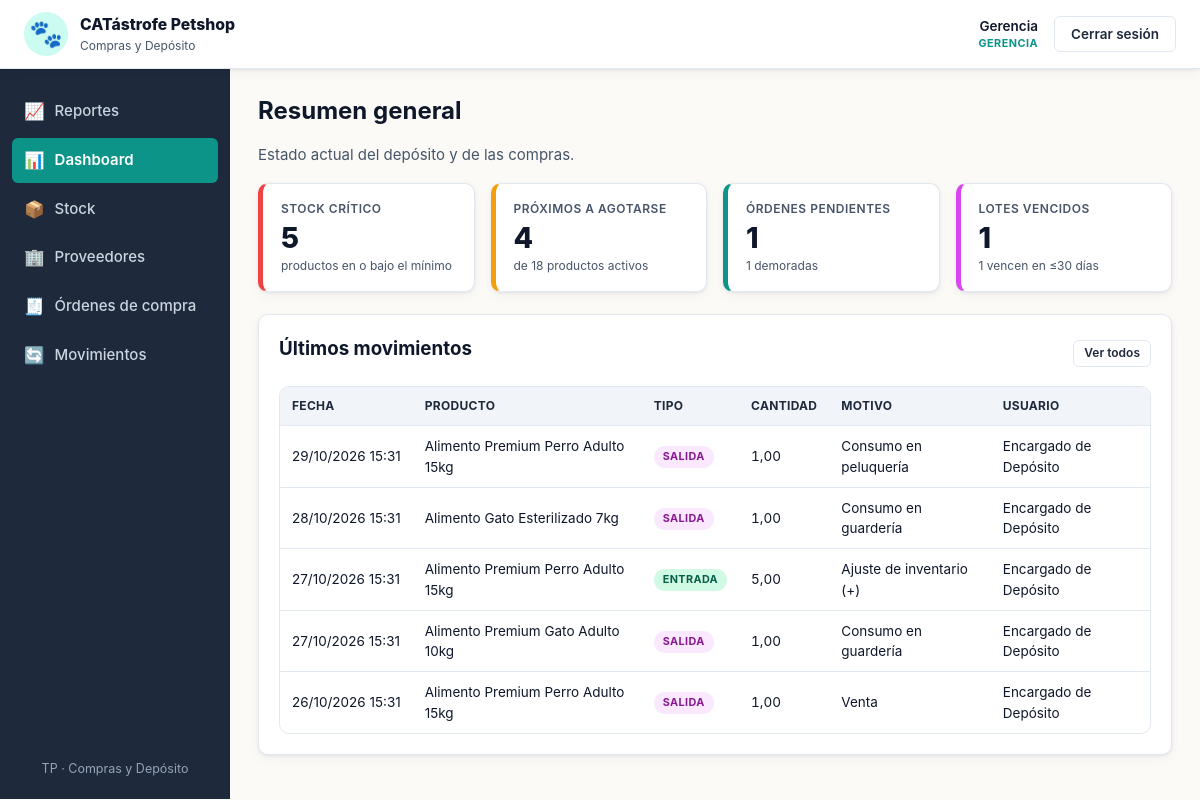
/views/dashboard.php (signed in), run on an earlier commit of the app's database.
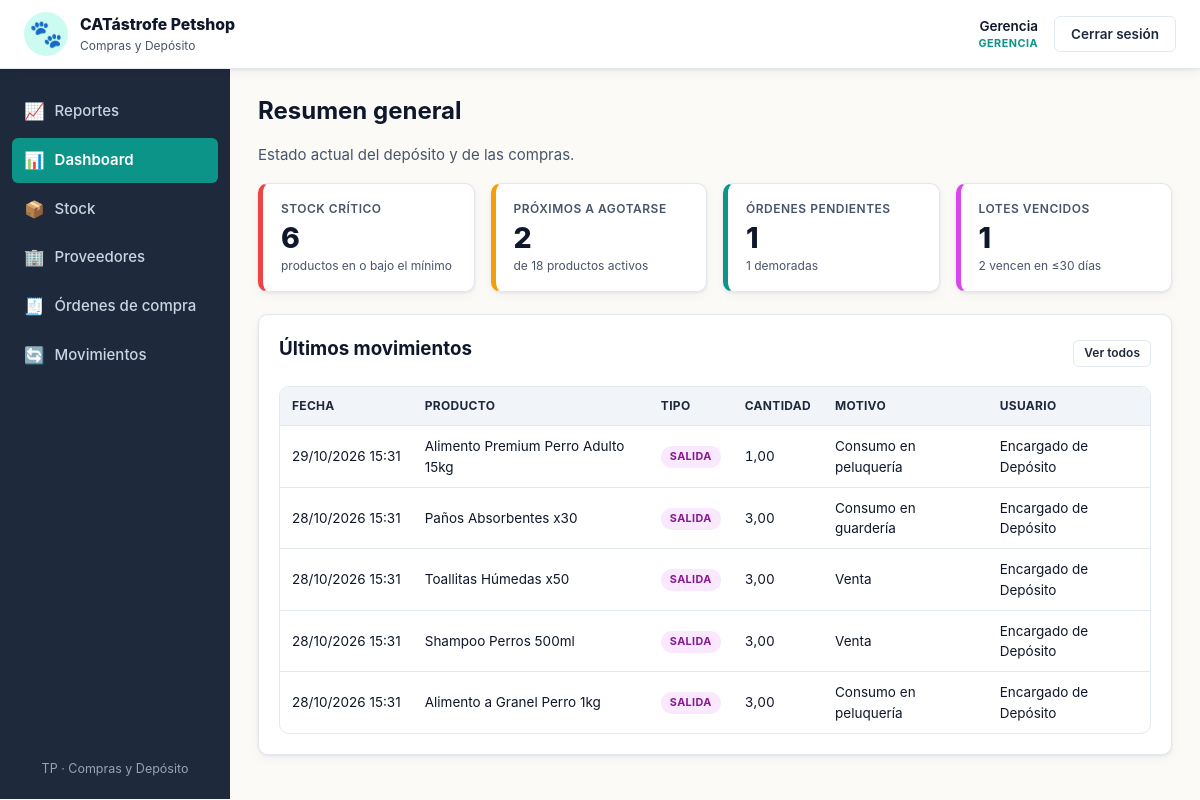
And on a later commit of the database.
### tables this page shows
CREATE TABLE movimientos_deposito (
    id                 INT AUTO_INCREMENT PRIMARY KEY,
    producto_id        INT NOT NULL,
    usuario_id         INT NOT NULL,
    motivo_id          INT NOT NULL,
    orden_id           INT NULL,
    tipo               ENUM('entrada','salida') NOT NULL,
    cantidad           DECIMAL(10,2) NOT NULL,
    fecha_vencimiento  DATE NULL,
    fecha              DATETIME NOT NULL DEFAULT CURRENT_TIMESTAMP,
    CONSTRAINT fk_mov_prod  FOREIGN KEY (producto_id) REFERENCES productos(id)           ON DELETE RESTRICT,
    CONSTRAINT fk_mov_user  FOREIGN KEY (usuario_id)  REFERENCES usuarios(id)            ON DELETE RESTRICT,
    CONSTRAINT fk_mov_mot   FOREIGN KEY (motivo_id)   REFERENCES motivos_movimiento(id)  ON DELETE RESTRICT,
    CONSTRAINT fk_mov_orden FOREIGN KEY (orden_id)    REFERENCES ordenes_compra(id)      ON DELETE RESTRICT,
    CONSTRAINT chk_mov_cant CHECK (cantidad > 0)
);

CREATE TABLE productos (
    id              INT AUTO_INCREMENT PRIMARY KEY,
    categoria_id    INT NOT NULL,
    proveedor_id    INT NOT NULL,
    nombre          VARCHAR(120) NOT NULL,
    descripcion     TEXT,
    stock_actual    DECIMAL(10,2) NOT NULL DEFAULT 0,
    stock_minimo    DECIMAL(10,2) NOT NULL DEFAULT 0,
    stock_maximo    DECIMAL(10,2) NOT NULL DEFAULT 0,
    unidad_medida   VARCHAR(20) NOT NULL DEFAULT 'unidad',
    activo          TINYINT(1) NOT NULL DEFAULT 1,
    CONSTRAINT fk_prod_cat  FOREIGN KEY (categoria_id) REFERENCES categorias(id) ON DELETE RESTRICT,
    CONSTRAINT fk_prod_prov FOREIGN KEY (proveedor_id) REFERENCES proveedores(id) ON DELETE RESTRICT,
    CONSTRAINT chk_prod_stock_actual CHECK (stock_actual >= 0),
    CONSTRAINT chk_prod_stock_min    CHECK (stock_minimo >= 0),
    CONSTRAINT chk_prod_stock_max    CHECK (stock_maximo >= stock_minimo)
);

CREATE TABLE motivos_movimiento (
    id          INT AUTO_INCREMENT PRIMARY KEY,
    codigo      VARCHAR(40) NOT NULL UNIQUE,
    nombre      VARCHAR(120) NOT NULL,
    tipo        ENUM('entrada','salida') NOT NULL,
    es_sistema  TINYINT(1) NOT NULL DEFAULT 0
);

CREATE TABLE usuarios (
    id              INT AUTO_INCREMENT PRIMARY KEY,
    nombre          VARCHAR(100) NOT NULL,
    usuario         VARCHAR(50)  NOT NULL UNIQUE,
    password_hash   VARCHAR(255) NOT NULL,
    rol             ENUM('encargado','gerencia') NOT NULL DEFAULT 'encargado',
    activo          TINYINT(1) NOT NULL DEFAULT 1,
    fecha_creacion  DATETIME NOT NULL DEFAULT CURRENT_TIMESTAMP
);

### includes/funciones.php (called while the page is built, shortened)
<?php
function e($v): string
{
    return htmlspecialchars((string)$v, ENT_QUOTES, 'UTF-8');
}

### views/dashboard.php (the view, shortened to what the changed rows need)
<?php
require_once __DIR__ . '/../config/db.php';
require_once __DIR__ . '/../includes/funciones.php';
$criticos = (int)$pdo->query(
    "SELECT COUNT(*) FROM productos WHERE activo = 1 AND stock_actual <= stock_minimo"
)->fetchColumn();
$proximos = (int)$pdo->query(
    "SELECT COUNT(*) FROM productos WHERE activo = 1 AND stock_actual > stock_minimo
     AND stock_actual <= stock_minimo * 1.2"
)->fetchColumn();
$totalProductos = (int)$pdo->query("SELECT COUNT(*) FROM productos WHERE activo = 1")->fetchColumn();
$lotes = obtener_lotes_peps($pdo);
$vencidos = 0;
$porVencer30 = 0;
foreach ($lotes as $l) {
    if ($l['dias_restantes'] < 0) {
        $vencidos++;
    } elseif ($l['dias_restantes'] <= 30) {
        $porVencer30++;
    }
}
$ultimos = $pdo->query(
    "SELECT m.*, p.nombre AS producto, u.nombre AS usuario, mo.nombre AS motivo
     FROM movimientos_deposito m
     JOIN productos p ON p.id = m.producto_id
     JOIN usuarios u  ON u.id = m.usuario_id
     JOIN motivos_movimiento mo ON mo.id = m.motivo_id
     ORDER BY m.fecha DESC, m.id DESC
     LIMIT 5"
)->fetchAll();
require __DIR__ . '/../includes/header.php';
?>
<h1>Resumen general</h1>
<div class="kpi-grid">
    <div class="kpi kpi-danger">
        <div class="kpi-label">Stock crítico</div>
        <div class="kpi-value"><?= $criticos ?></div>
        <div class="kpi-foot">productos en o bajo el mínimo</div>
    </div>
    <div class="kpi kpi-warn">
        <div class="kpi-label">Próximos a agotarse</div>
        <div class="kpi-value"><?= $proximos ?></div>
        <div class="kpi-foot">de <?= $totalProductos ?> productos activos</div>
    </div>
    <div class="kpi kpi-accent">
        <div class="kpi-label">Lotes vencidos</div>
        <div class="kpi-value"><?= $vencidos ?></div>
        <div class="kpi-foot"><?= $porVencer30 ?> vencen en ≤30 días</div>
    </div>
</div>
<div class="card">
    <div class="card-header">
        <h2>Últimos movimientos</h2>
    </div>
    <div class="table-wrap">
        <table class="table">
            <thead>
                <tr>
                    <th>Fecha</th><th>Producto</th><th>Tipo</th>
                    <th class="num">Cantidad</th><th>Motivo</th><th>Usuario</th>
                </tr>
            </thead>
            <tbody>
            <?php if (!$ultimos): ?>
                <tr><td colspan="6" class="muted">Sin movimientos registrados.</td></tr>
            <?php else: foreach ($ultimos as $mv): ?>
                <tr>
                    <td class="nowrap"><?= e(date('d/m/Y H:i', strtotime($mv['fecha']))) ?></td>
                    <td><?= e($mv['producto']) ?></td>
                    <td><span class="badge badge-<?= e($mv['tipo']) ?>"><?= e($mv['tipo']) ?></span></td>
                    <td class="num"><?= e(number_format((float)$mv['cantidad'], 2, ',', '.')) ?></td>
                    <td><?= e($mv['motivo']) ?></td>
                    <td><?= e($mv['usuario']) ?></td>
                </tr>
            <?php endforeach; endif; ?>
            </tbody>
        </table>
    </div>
</div>
<?php require __DIR__ . '/../includes/footer.php'; ?>

### includes/sidebar.php (shortened to what the changed rows need)
<?php
$archivo_actual = basename($_SERVER['SCRIPT_NAME'] ?? '');
$es_gerencia    = ($_SESSION['rol'] ?? '') === 'gerencia';
$menu = [
    ['archivo' => 'dashboard.php',   'url' => BASE_URL . 'views/dashboard.php',   'label' => 'Dashboard',          'icon' => '📊'],
    ['archivo' => 'stock.php',       'url' => BASE_URL . 'views/stock.php',       'label' => 'Stock',              'icon' => '📦'],
    ['archivo' => 'proveedores.php', 'url' => BASE_URL . 'views/proveedores.php', 'label' => 'Proveedores',        'icon' => '🏢'],
    ['archivo' => 'ordenes.php',     'url' => BASE_URL . 'views/ordenes.php',     'label' => 'Órdenes de compra',  'icon' => '🧾'],
    ['archivo' => 'movimientos.php', 'url' => BASE_URL . 'views/movimientos.php', 'label' => 'Movimientos',        'icon' => '🔄'],
    ['archivo' => 'usuarios.php',    'url' => BASE_URL . 'views/usuarios.php',    'label' => 'Usuarios',           'icon' => '👥'],
];
$reportes = ['archivo' => 'reportes.php', 'url' => BASE_URL . 'views/reportes.php', 'label' => 'Reportes', 'icon' => '📈'];
if ($es_gerencia) {
    $menu = array_values(array_filter($menu, function ($i) { return $i['archivo'] !== 'usuarios.php'; }));
}
$menu_final = $es_gerencia ? array_merge([$reportes], $menu) : array_merge($menu, [$reportes]);
?>
<aside class="sidebar">
    <nav>
        <?php foreach ($menu_final as $item):
            $active = ($archivo_actual === $item['archivo']);
        ?>
        <a href="<?= e($item['url']) ?>" class="nav-item<?= $active ? ' active' : '' ?>">
            <span class="nav-icon"><?= $item['icon'] ?></span>
            <span><?= e($item['label']) ?></span>
        </a>
        <?php endforeach; ?>
    </nav>
</aside>

What changed in the data, as far as the page shows it:
no longer on this page (row edited): movimientos_deposito: fecha "28/10/2026 15:31", producto.nombre "Alimento Gato Esterilizado 7kg", tipo "SALIDA", cantidad "1,00", motivo.nombre "Consumo en guardería", usuario.nombre "Encargado de Depósito"
no longer on this page (row edited): movimientos_deposito: fecha "27/10/2026 15:31", producto.nombre "Alimento Premium Perro Adulto 15kg", tipo "ENTRADA", cantidad "5,00", motivo.nombre "Ajuste de inventario (+)", usuario.nombre "Encargado de Depósito"
no longer on this page (row edited): movimientos_deposito: fecha "27/10/2026 15:31", producto.nombre "Alimento Premium Gato Adulto 10kg", tipo "SALIDA", cantidad "1,00", motivo.nombre "Consumo en guardería", usuario.nombre "Encargado de Depósito"
no longer on this page (row edited): movimientos_deposito: fecha "26/10/2026 15:31", producto.nombre "Alimento Premium Perro Adulto 15kg", tipo "SALIDA", cantidad "1,00", motivo.nombre "Venta", usuario.nombre "Encargado de Depósito"
added movimientos_deposito: fecha "28/10/2026 15:31", producto.nombre "Paños Absorbentes x30", tipo "SALIDA", cantidad "3,00", motivo.nombre "Consumo en guardería", usuario.nombre "Encargado de Depósito"
added movimientos_deposito: fecha "28/10/2026 15:31", producto.nombre "Toallitas Húmedas x50", tipo "SALIDA", cantidad "3,00", motivo.nombre "Venta", usuario.nombre "Encargado de Depósito"
added movimientos_deposito: fecha "28/10/2026 15:31", producto.nombre "Shampoo Perros 500ml", tipo "SALIDA", cantidad "3,00", motivo.nombre "Venta", usuario.nombre "Encargado de Depósito"
added movimientos_deposito: fecha "28/10/2026 15:31", producto.nombre "Alimento a Granel Perro 1kg", tipo "SALIDA", cantidad "3,00", motivo.nombre "Consumo en peluquería", usuario.nombre "Encargado de Depósito"
Also different on the page:
$criticos: "5" → "6"
$proximos: "4" → "2"
$porVencer30: "1" → "2"
